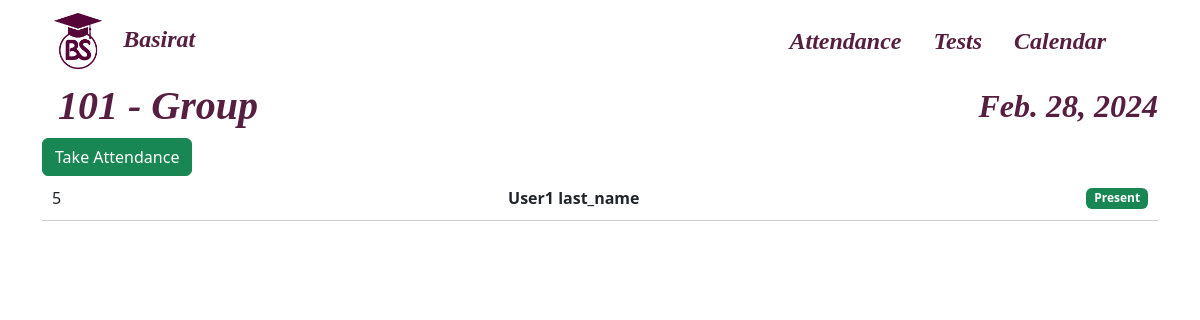
/attendance/teacher/2/ (signed in), run on the app's committed database.
### main/models.py (models this page shows, shortened)
class Group(models.Model):
    group_number = models.CharField(max_length=100, unique=True)
    def __str__(self):
        return self.group_number

class Student(models.Model):
    user = models.OneToOneField(User, on_delete=models.CASCADE)
    group = models.ForeignKey(Group, on_delete=models.CASCADE)
    age = models.IntegerField()
    image = models.ImageField(upload_to='profile_pics', default='default.jpg')

### attendance/views.py (the view)
# urls.py: path('teacher/<int:group_id>/', take_attendance, name='take_attendance'),
@login_required(login_url='authentication:login')
@user_passes_test(lambda u: u.is_staff)
def take_attendance(request, group_id):
    group = Group.objects.get(id=group_id)
    context = {
        'group': group,
        'students': group.student_set.all(),
        'date': datetime.now().date()
    }
    return render(request, 'attendance/take_attendance.html', context)

### attendance/templates/attendance/take_attendance.html (shortened to what this page needs)
{% extends 'base.html' %}
{% block content %}
    <div class="d-flex justify-content-between align-items-center">
        <h1 class="main-font brand_name" id="group_number">{{ group }} - Group</h1>
        <h2 class="main-font brand_name" id="date_now">{{ date }}</h2>
    </div>
    <form method="POST" id="submit-attendance">
        <button class="take-attendance-btn btn btn-success" type="submit" id="create-attendance">Take Attendance
        </button>
        <br>
        <ul class="student-list">
            {% for student in students %}
                <li class="student-item list-group-item d-flex justify-content-between align-items-center clickable"
                    data-student-id="{{ student.user.id }}">{{ student.user.id }}
                    <span class="student-name">{{ student.user.first_name }} {{ student.user.last_name }}</span>
                    <span class="attendance-status badge badge-pill bg-success">Present</span>
                </li>
            {% endfor %}
        </ul>
    </form>
{% endblock %}

### main/static/css/home.css (style rules this page uses)
.brand_name { color: #571F3F; font-weight: 700; font-family: serif; margin-left: 1rem; font-style: italic; }
.student-list { list-style-type: none; padding: 0; margin: 0; }
.student-item { padding: 10px; border-bottom: 1px solid #ccc; }
.student-name { font-weight: bold; }

### main/static/css/main.css (style rules this page uses)
.student-list { list-style-type: none; padding: 0; margin: 0; }
.student-item { padding: 10px; border-bottom: 1px solid #ccc; }
.student-name { font-weight: bold; }

### data on the page
Group: group_number "101"
Student: user.id "5", user.first_name "User1", user.last_name "last_name"

### other printed values
{{ date }} "Feb. 28, 2024"
